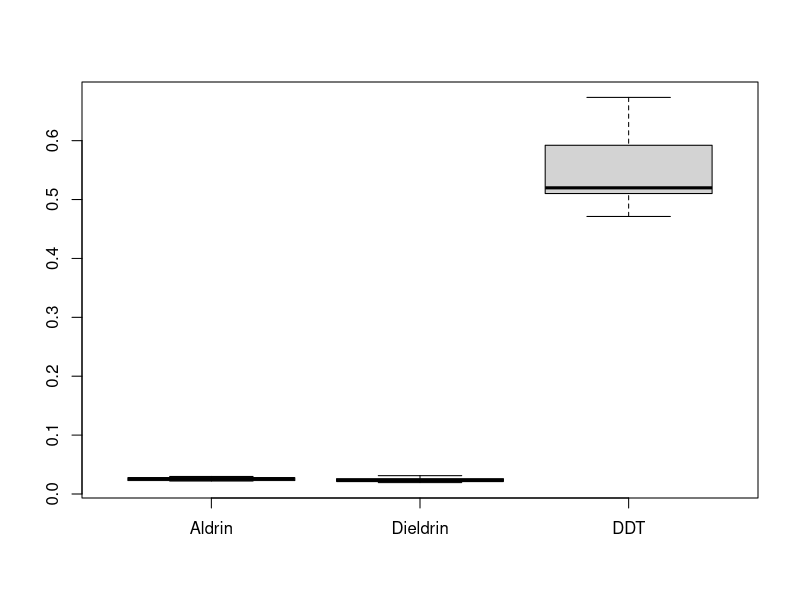
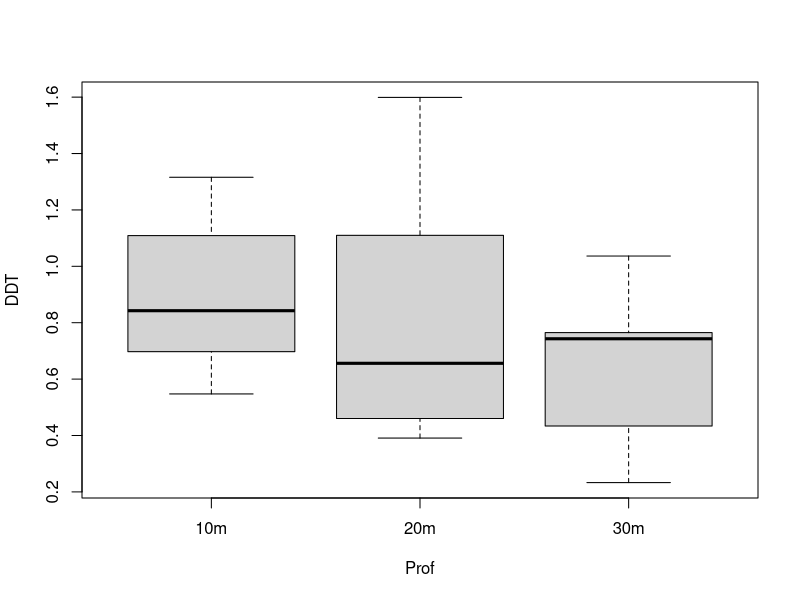
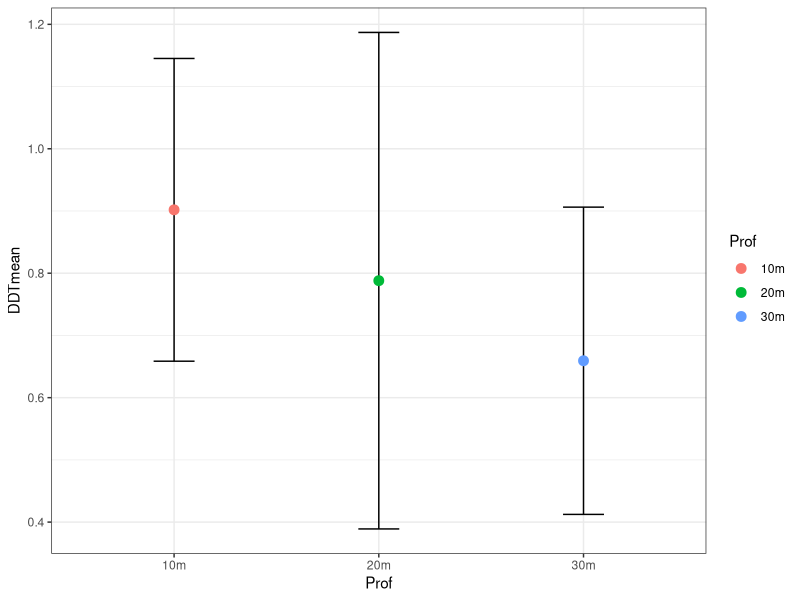

Here is the R script that generated these plots, in order:


set.seed(3)
aldrin <- c(seq(0.005,0.05, 0.005))
dieldrin <- c(seq(0.005,0.04, 0.005))
DDT <- c(seq(0.05,1.5,0.05))


dat1 <- data.frame(
  "Aldrin" = abs(rnorm(10, sample(aldrin, 1), 0.005)),
  "Dieldrin" = abs(rnorm(10, sample(dieldrin, 1), 0.005)),
  "DDT" = abs(rnorm(10, sample(DDT, 1), 0.05))
)
write.csv(x = dat1, file = "datos1.csv")

dat1
boxplot(dat1)
summary(dat1)
library(tidyr)
dat1 <- pivot_longer(dat1,col=c(1:3),names_to = "muestras",values_to = "resultados")        
dat1


modelolineal <- lm(resultados~muestras,data=dat1)
anova1 <- aov(modelolineal)  
summary(anova1)
TukeyHSD(anova1)

##PARTE 2

set.seed(3)

efectos <- seq(0,1,0.1)
a <- abs(rnorm(10, sample(seq(0.5,0.8,0.1), 1), 0.05))
p10<-data.frame("Prof" = rep("10m", 10),
                
                "DDT" = abs(rnorm(10, mean = sample(efectos,1) + a, sd = 0.3)))

p20<-data.frame("Prof" = rep("20m", 10),
                
                "DDT" = abs(rnorm(10, mean = sample(efectos,1) + a/2, sd = 0.3)))

p30<-data.frame("Prof" = rep("30m", 10),
                
                "DDT" = abs(rnorm(10, mean = sample(a, 1), sd = 0.3)))

datos2 <- rbind(p10, p20, p30)
write.csv(datos2, file = "datos2.csv")



datos2
boxplot(DDT~Prof,datos2)
maximos <- aggregate(DDT~Prof,data=datos2, max)
maximos

modelolineal2 <- lm(DDT~Prof,data=datos2)
anova2 <- aov(modelolineal2)
summary(anova2)
TukeyHSD(anova2)

promedio <- aggregate(DDT~Prof, data=datos2, mean)
sd <- aggregate(DDT~Prof, data= datos2, sd)


promedio;sd


basedata <- data.frame("Prof"=promedio$Prof, 
                       "DDTmean"=promedio$DDT,
                       "DDTsd"=sd$DDT)
basedata




library(ggplot2)

fig1.4 <- ggplot(data = basedata, aes(y = DDTmean, x = Prof)) +
  geom_errorbar(
    data = basedata,
    aes(
      x = Prof,
      ymin = DDTmean - DDTsd,
      ymax = DDTmean + DDTsd
    ),
    width = 0.2
  ) +
  geom_point(aes(col = Prof), size = 3) +
  theme_bw()
fig1.4
